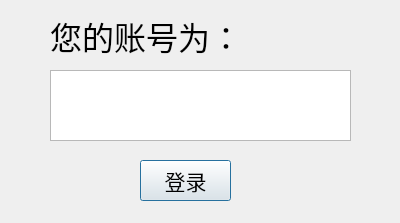
<?xml version="1.0" encoding="UTF-8"?>
<ui version="4.0">
 <class>Dialog</class>
 <widget class="QDialog" name="Dialog">
  <property name="geometry">
   <rect>
    <x>0</x>
    <y>0</y>
    <width>400</width>
    <height>223</height>
   </rect>
  </property>
  <property name="font">
   <font>
    <pointsize>36</pointsize>
   </font>
  </property>
  <property name="windowTitle">
   <string>Dialog</string>
  </property>
  <widget class="QTextBrowser" name="userid_text">
   <property name="geometry">
    <rect>
     <x>50</x>
     <y>70</y>
     <width>301</width>
     <height>71</height>
    </rect>
   </property>
  </widget>
  <widget class="QLabel" name="label">
   <property name="geometry">
    <rect>
     <x>50</x>
     <y>10</y>
     <width>221</width>
     <height>51</height>
    </rect>
   </property>
   <property name="font">
    <font>
     <pointsize>24</pointsize>
    </font>
   </property>
   <property name="text">
    <string>您的账号为：</string>
   </property>
  </widget>
  <widget class="QPushButton" name="to_login_btn">
   <property name="geometry">
    <rect>
     <x>140</x>
     <y>160</y>
     <width>91</width>
     <height>41</height>
    </rect>
   </property>
   <property name="font">
    <font>
     <pointsize>16</pointsize>
    </font>
   </property>
   <property name="text">
    <string>登录</string>
   </property>
  </widget>
 </widget>
 <resources/>
 <connections/>
</ui>
